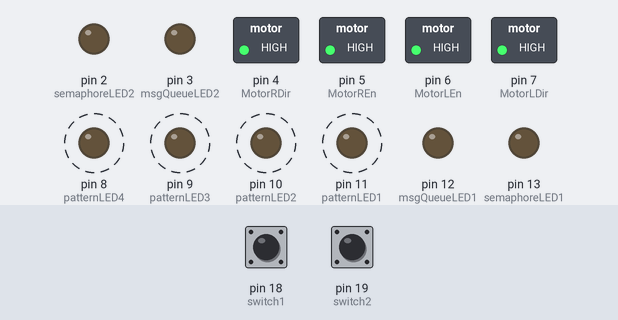
Bench run of a sketch on a simulated Arduino Mega 2560, built with avr-gcc and run on an emulated ATmega2560. On the bench: switched loads named in the sketch (green lamp = pin HIGH), output pins drawn as LEDs (lit = HIGH). Dashed ring = blinking. Inputs (shaded band) come from the test bench; at power-on: pin 19 (switch2) HIGH, pin 18 (switch1) LOW. What the sketch prints to the serial monitor is not drawn.

Above: at 0.8 s.
0.9 s: pin 19 (switch2) pulled LOW for 0.15 s
At 0.99 s:
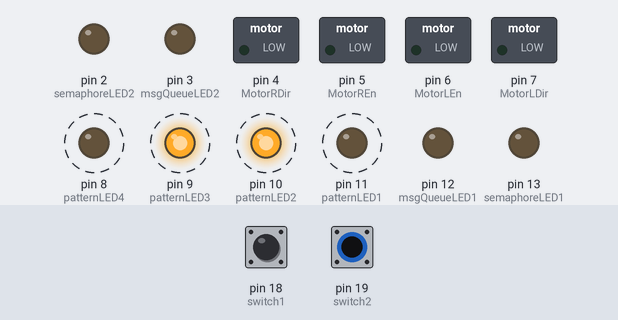
3.9 s: pin 18 (switch1) pulled HIGH for 0.15 s
At 3.97 s:
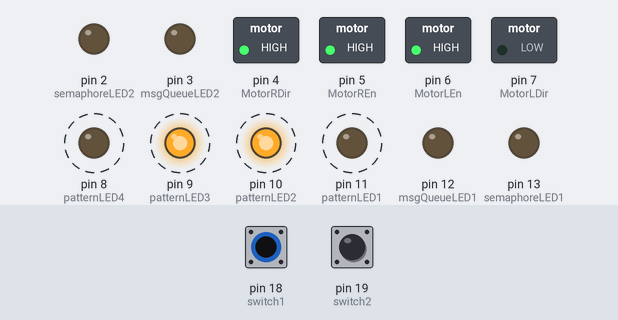
6.9 s: pin 18 (switch1) pulled HIGH for 1 s
At 8.66 s:
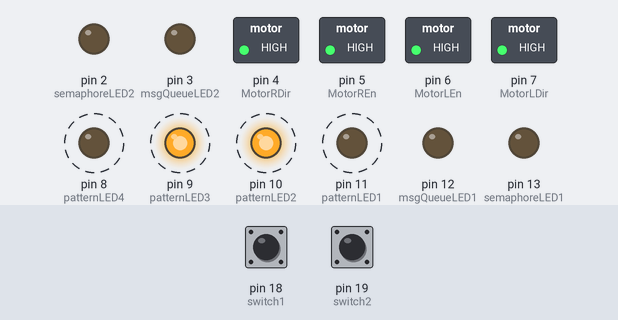
9.9 s: pin 19 (switch2) pulled LOW for 1 s
At 9.99 s:
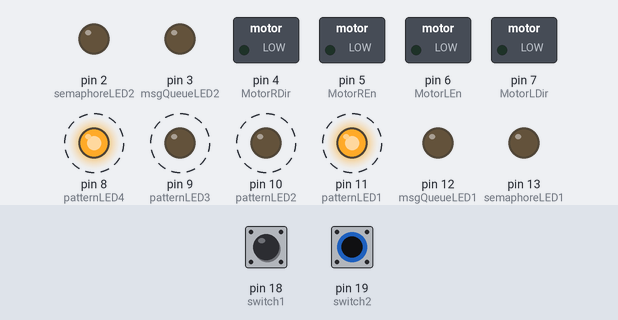
12.9 s: pin 19 (switch2) pulled LOW for 3.2 s
At 17.49 s:
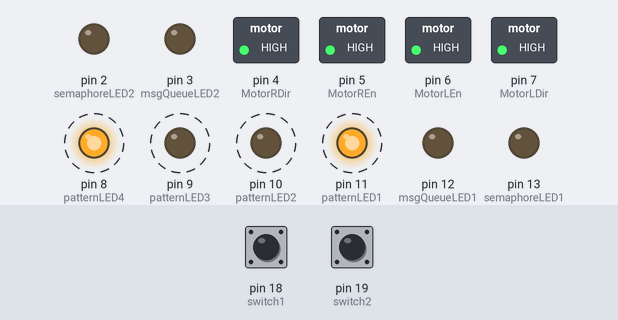
17.6 s: pin 18 (switch1) pulled HIGH for 3.2 s
At 18.42 s:
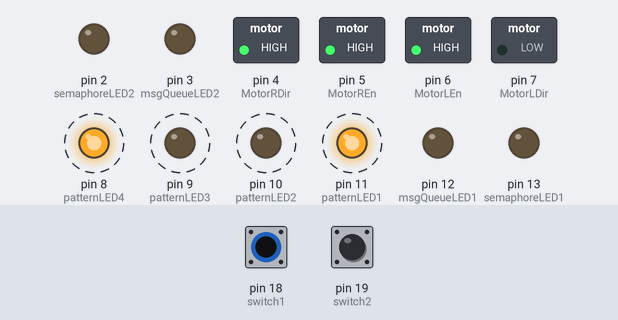
Timing chart, 0 to 23.3 s (numbered marks = the images above; inputs shaded):
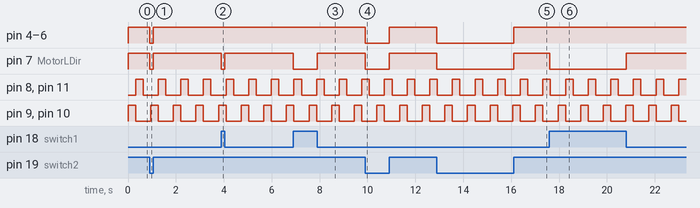

The sketch:

RTOS_miniprujek.ino
```cpp
#include <Arduino_FreeRTOS.h>
#include <semphr.h>
#include <queue.h>

#define STACK_SIZE 100
#define arraySize(x) ((sizeof(x)) / (sizeof(x[0])))

void LED(void *pvParameters);
void MOTOR(void *pvParameters);
void LimitSwitchMonitoring(void *pvParameters);
void LimitSwitch(void *pvParameters);


SemaphoreHandle_t BS;

QueueHandle_t TheQueue;

#define patternLED1 11
#define patternLED2 10
#define patternLED3 9
#define patternLED4 8
#define semaphoreLED1 13
#define semaphoreLED2 2
#define msgQueueLED1 12
#define msgQueueLED2 3
#define MotorRDir 4
#define MotorREn 5
#define MotorLDir 7
#define MotorLEn 6
#define switch1 18
#define switch2 19

uint8_t outputPin[] = {

  patternLED1,
  patternLED2,
  patternLED3,
  patternLED4,
  semaphoreLED1,
  semaphoreLED2,
  msgQueueLED1,
  msgQueueLED2,
  MotorRDir,
  MotorREn,
  MotorLDir,
  MotorLEn,
  };
uint8_t inputPin[] = {

  switch1,
  switch2,
  };

bool switchState1 = false;
bool switchState2 = false;


void setup() {
  Serial.begin(9600);
  for(uint8_t i = 0; i < arraySize(inputPin); i++){
    pinMode(inputPin[i], INPUT);
  }
  for(uint8_t i = 0; i < arraySize(outputPin); i++){
    pinMode(outputPin[i], OUTPUT);
  }

  xTaskCreate(LED,(const portCHAR *)"LED", STACK_SIZE, NULL, 1, NULL);
  xTaskCreate(MOTOR,(const portCHAR *)"LED", STACK_SIZE, NULL, 1, NULL);
  xTaskCreate(LimitSwitchMonitoring,(const portCHAR *)"LED", STACK_SIZE, NULL, 1, NULL);
  xTaskCreate(LimitSwitch,(const portCHAR *)"LED", STACK_SIZE, NULL, 2, NULL);

  vSemaphoreCreateBinary(BS);

  TheQueue = xQueueCreate(1, sizeof(char));

  vTaskStartScheduler();
}

void loop() {}

void LED(void *pvParameters){

  for(;;){

    digitalWrite(patternLED1, LOW);
    digitalWrite(patternLED2, HIGH);
    digitalWrite(patternLED3, HIGH);
    digitalWrite(patternLED4, LOW);
    vTaskDelay(20);
    digitalWrite(patternLED1, HIGH);
    digitalWrite(patternLED2, LOW);
    digitalWrite(patternLED3, LOW);
    digitalWrite(patternLED4, HIGH);
    vTaskDelay(20);
    digitalWrite(patternLED1, LOW);
    digitalWrite(patternLED4, LOW);
    vTaskDelay(20);

    //taskYIELD();
  }
}

void MOTOR(void *pvParameters){

  for(;;){

    switchState1 = digitalRead(switch1);
    switchState2 = digitalRead(switch2);

    if((switchState1) && (switchState2)){
      forward();
    }else if((!switchState1) && (!switchState2)){
      motorStop();
    }else if(!switchState1){
      left();
    }else if(!switchState2){
      right();
    }

    //taskYIELD();
  }
}
void LimitSwitchMonitoring(void *pvParameters){

  static char SendAMessage;
  for(;;){

    switchState1 = digitalRead(switch1);
    switchState2 = digitalRead(switch2);

    if((BS != NULL) && (TheQueue != NULL)){

      xSemaphoreTake(BS,1);

      xQueueReset(TheQueue);
      if((!switchState1) && (!switchState2)){

        SendAMessage = '1';
        Serial.println("1");
        xQueueSendToBack(TheQueue, &SendAMessage, 1);

        xSemaphoreGive(BS);

      }else if(!switchState1){

        SendAMessage = '2';
        Serial.println("2");
        xQueueSendToBack(TheQueue, &SendAMessage, 1);

        xSemaphoreGive(BS);

      }else if(!switchState2){

        SendAMessage = '3';
        Serial.println("3");
        xQueueSendToBack(TheQueue, &SendAMessage, 1);

        xSemaphoreGive(BS);
      }else{

        digitalWrite(msgQueueLED1, LOW);
        digitalWrite(msgQueueLED2, LOW);
        digitalWrite(semaphoreLED1, LOW);
        digitalWrite(semaphoreLED2, LOW);
      }
    }

    //taskYIELD();
  }
}

void LimitSwitch(void *pvParameters){

  char ReceiveAMessage;
  for(;;){

    if(BS != NULL){

      if(xSemaphoreTake(BS, 1) == pdTRUE){

        ReceiveAMessage = xQueueReceive(TheQueue, &ReceiveAMessage, 1);
        digitalWrite(semaphoreLED1, LOW);
        digitalWrite(semaphoreLED2, LOW);
        Serial.print("\t");
        Serial.println(ReceiveAMessage);
        if(ReceiveAMessage == '1'){
          Serial.println("receive 1");
          digitalWrite(semaphoreLED1, HIGH);
          digitalWrite(semaphoreLED2, HIGH);
          digitalWrite(msgQueueLED1, HIGH);
          digitalWrite(msgQueueLED2, HIGH);
          vTaskDelay(10);
          digitalWrite(msgQueueLED1, LOW);
          digitalWrite(msgQueueLED2, LOW);
          vTaskDelay(10);

        }else if(ReceiveAMessage == '2'){
          Serial.println("receive 2");
          digitalWrite(msgQueueLED1, HIGH);
          vTaskDelay(10);
          digitalWrite(msgQueueLED1, LOW);
          vTaskDelay(10);

        }else if(ReceiveAMessage == '3'){
          Serial.println("receive 3");
          digitalWrite(msgQueueLED2, HIGH);
          vTaskDelay(10);
          digitalWrite(msgQueueLED2, LOW);
          vTaskDelay(10);
        }

        xSemaphoreGive(BS);
        vTaskDelay(1);
      }
    }
    //taskYIELD();
  }
}

void forward(){

  digitalWrite(MotorRDir, HIGH);
  digitalWrite(MotorREn, HIGH);
  digitalWrite(MotorLDir, LOW);
  digitalWrite(MotorLEn, HIGH);
}

void left(){

  digitalWrite(MotorRDir, HIGH);
  digitalWrite(MotorREn, HIGH);
  digitalWrite(MotorLDir, HIGH);
  digitalWrite(MotorLEn, HIGH);
}

void right(){

  digitalWrite(MotorRDir, LOW);
  digitalWrite(MotorREn, HIGH);
  digitalWrite(MotorLDir, LOW);
  digitalWrite(MotorLEn, HIGH);
}

void motorStop(){

  digitalWrite(MotorRDir, LOW);
  analogWrite(MotorREn, 0);
  digitalWrite(MotorLDir, LOW);
  analogWrite(MotorLEn, 0);
}
```

Measured:
- after the input at 0.9 s, pin 4 (MotorRDir), pin 5 (MotorREn), pin 6 (MotorLEn), pin 7 (MotorLDir): HIGH → LOW at once, → HIGH 0.15 s later
- after the input at 3.9 s, pin 7 (MotorLDir): HIGH → LOW at once, → HIGH 0.15 s later
- after the input at 6.9 s, pin 7 (MotorLDir): HIGH → LOW at once, → HIGH 1.0 s later
- after the input at 9.9 s, pin 4 (MotorRDir), pin 5 (MotorREn), pin 6 (MotorLEn), pin 7 (MotorLDir): HIGH → LOW at once, → HIGH 1.0 s later
- after the input at 12.9 s, pin 4 (MotorRDir), pin 5 (MotorREn), pin 6 (MotorLEn), pin 7 (MotorLDir): HIGH → LOW at once, → HIGH 3.2 s later
- after the input at 17.6 s, pin 7 (MotorLDir): HIGH → LOW at once, → HIGH 3.2 s later
- by itself, pin 8 (patternLED4), pin 11 (patternLED1): alternates HIGH for 0.31 s and LOW for 0.63 s
- by itself, pin 9 (patternLED3), pin 10 (patternLED2): alternates HIGH for 0.32 s and LOW for 0.63 s
